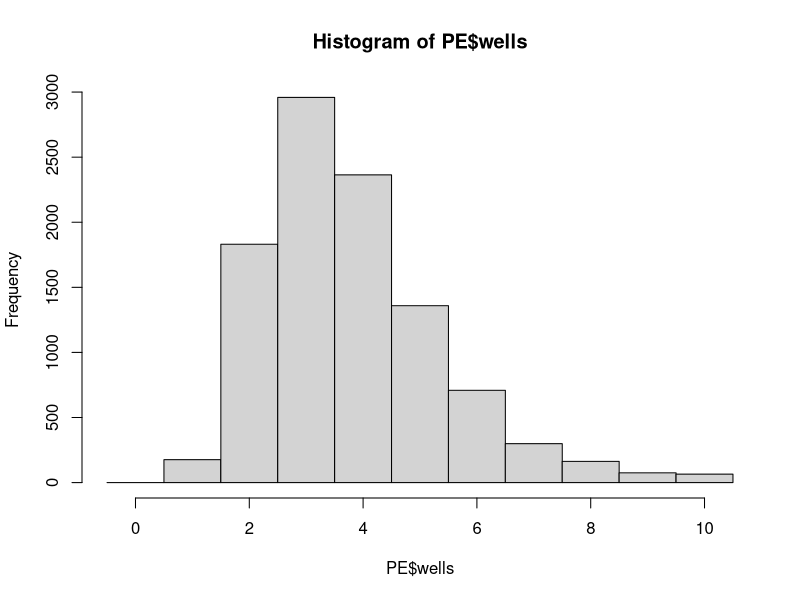

R code for this plot: (Note: this script raises an error after producing the figure.)
n <- 10000
set.seed(2348920)

PE <- data.frame(wells = round(rlnorm(n,log(3.5),log(1.5))))
PE$wells[PE$wells<0] <- 0;
PE$wells[PE$wells>10] <- 10;
hist(PE$wells, breaks=seq(-0.5,10.5,1))

PE$pregnant <- rbinom(n,1,0.1)

ff <- function(x) plogis(-4+0.6*x)
#plot(seq(0,10,0.1)->xx, ff(xx), type="l", col=2, ylim=c(0,1))
PE$pe <- rbinom(n,1,ff(PE$wells))


PE$angio <- rbinom(n,1,0.1+0.65*PE$pe)
# sweep(tbl(PE$pe, PE$angio)->tt,1,apply(tt,1,sum),"/")

# PE$d.dimer <- rbinom(n,1,0.32+0.53*PE$pe + 
#                             0.20*PE$pregnant*(1-PE$pe) +
#                             0.05*PE$pregnant*PE$pe)
# ix <- which(PE$pregnant==1);
# tbl(PE$pe[ix], PE$d.dimer[ix])->tt;
# sweep(tt,1,apply(tt,1,sum),"/")

mn <- rep(210,n);  sd <- rep(30,n)
ix <- which(PE$pe==1 & PE$pregnant==0); mn[ix] <- 280
ix <- which(PE$pe==0 & PE$pregnant==1); mn[ix] <- 240
ix <- which(PE$pe==1 & PE$pregnant==1); mn[ix] <- 300
PE$d.dimer <- round(rnorm(n,mn,sd))

#PE$treat <- rbinom(n,1,0.01+0.59*PE$d.dimer + 0.79*PE$angio -
#                        0.44*PE$d.dimer*PE$angio)
#plyr::ddply(PE,.(d.dimer, angio), summarize, mn=mean(treat))   

ff <- function(d,a) plogis(-6+0.02*d+2.5*a-0.003*d*a)
#plot((100:350)->xx, ff(xx,0), type="l",ylim=c(0,1));
#lines(xx,ff(xx,1),col=2,lty=5)

PE$treat <- rbinom(n,1,ff(PE$d.dimer, PE$angio))

PE$death <- rbinom(n,1,0.001+0.049*(1-PE$pe)*PE$treat +
                          0.949*PE$pe*(1-PE$treat) +
                          0.25*PE$pe*PE$treat)
#plyr::ddply(PE,.(pe,treat), summarize, mn=mean(death))   

PE$pregnant <- yn(PE$pregnant, c(0,1), c("No","Yes"))
PE$pe       <- yn(PE$pe      , c(0,1), c("No","Yes"))
PE$angio    <- yn(PE$angio   , c(0,1), c("Negative","Positive"))
PE$treat    <- yn(PE$treat   , c(0,1), c("No","Yes"))
PE$death    <- yn(PE$death   , c(0,1), c("No","Yes"))

samp(PE,15)

save("PE", file="C:/Users/daltonj/Google Drive/Hyde/data/PE.RData")


